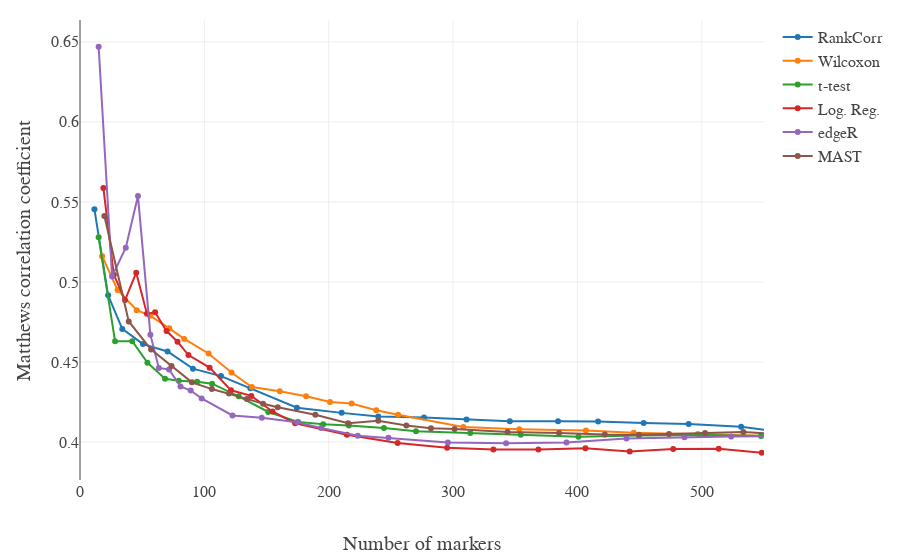

Notebook source saved alongside this figure:
### Code cell
iplot({'data':traces, 'layout': layout})
